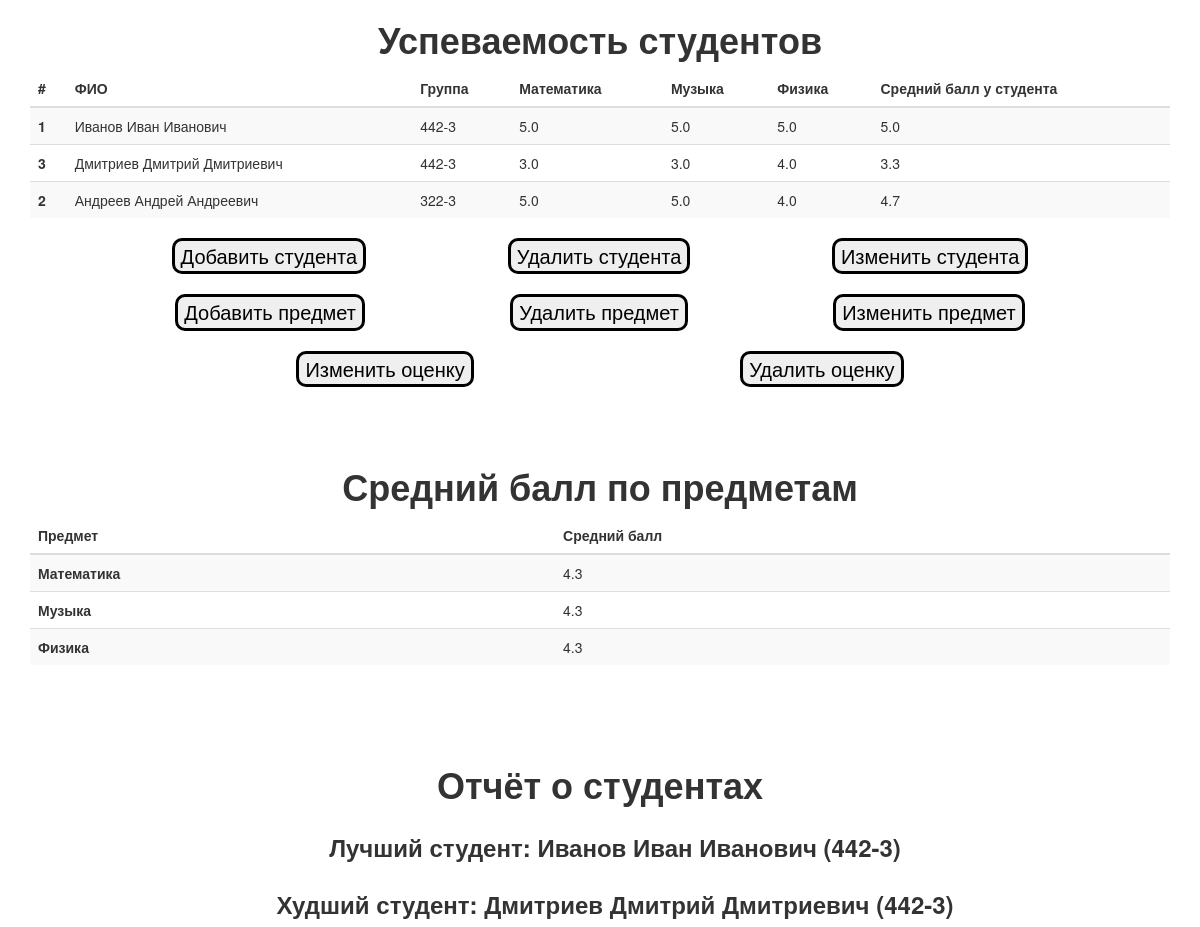
The app's page /, older data.
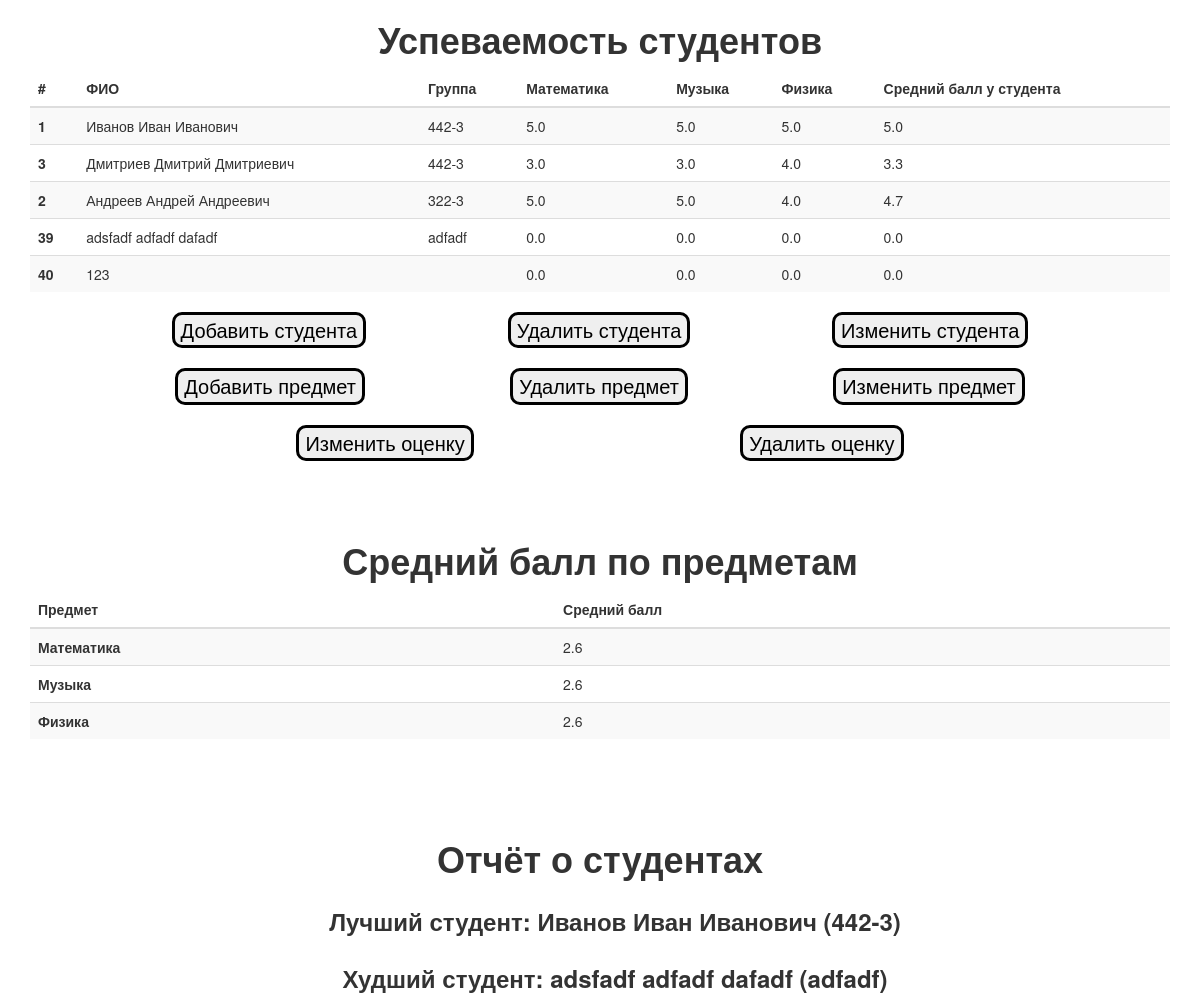
The same page, newer data.
### university/models.py (models this page shows, shortened)
class Subjects(models.Model):
    name = models.CharField(
        max_length=100,
        null=False
    )
    objects = models.Manager()

class Students(models.Model):
    surname = models.CharField(max_length=100, null=False)
    name = models.CharField(max_length=100, null=False)
    patronymic = models.CharField(max_length=100, null=False)
    group = models.CharField(max_length=10, null=False)
    objects = models.Manager()
    @property
    def fio(self):
        return f'{self.surname} {self.name} {self.patronymic}'
    def __str__(self):
        return f'{self.fio} ({self.group})'

### university/views/index_view.py (the view)
# urls.py: path('', IndexView.as_view()),
class IndexView(TemplateView):
    template_name = "index.html"
    def get_context_data(self, **kwargs):
        context = super(IndexView, self).get_context_data(**kwargs)
        scores = Scores.objects.all()
        student_scores = defaultdict(dict)
        subjects = set()
        for score in scores:
            subject_name = score.subject.name
            subjects.add(subject_name)
            student_scores[score.student][subject_name] = score.value
        subjects = sorted(subjects)
        student_statistics = [
            {
                'student': student,
                'scores': [f'{scores[subject]:.1f}' for subject in subjects],
                'average_score': f'{mean([scores[subject] for subject in subjects]):.1f}'
            }
            for student, scores in student_scores.items()
        ]
        average_scores = [
            {
                'subject': subject,
                'average_score': f'{mean([scores[subject] for _, scores in student_scores.items()]):.1f}'
            }
            for subject in subjects
        ]
        best_student = student_statistics[0]['student']
        average_score = float(student_statistics[0]['average_score'])
        for student in student_statistics[1:]:
            if float(student['average_score']) > average_score:
                best_student = student['student']
                average_score = float(student['average_score'])
        worse_student = student_statistics[0]['student']
        average_score = float(student_statistics[0]['average_score'])
        for student in student_statistics[1:]:
            if float(student['average_score']) < average_score:
                worse_student = student['student']
                average_score = float(student['average_score'])
        context.update(
            {
                'subjects': subjects,
                'student_statistics': student_statistics,
                'average_scores': average_scores,
                'best_student': best_student,
                'worse_student': worse_student
            }
        )
        return context

### university/templates/index.html (shortened to what the changed rows need)
<!DOCTYPE html>
<html>
	<head>
        <link rel="stylesheet" href="https://maxcdn.bootstrapcdn.com/bootstrap/3.3.4/css/bootstrap.min.css">
        <link rel="stylesheet" href="https://maxcdn.bootstrapcdn.com/bootstrap/3.3.4/css/bootstrap-theme.min.css">
	</head>
	<body>
        <div class="container">
            <h1 style="text-align:center; font-weight: bold;">Успеваемость студентов</h1>
            <table class="table table-striped">
                <thead>
                    <tr>
                        <th>#</th>
                        <th>ФИО</th>
                        <th>Группа</th>
                        {% for subject in subjects %}
                            <th>{{subject}}</th>
                        {% endfor %}
                        <th>Средний балл у студента</th>
                    </tr>
                </thead>
                <tbody>
                    {% for statistics in student_statistics %}
                        <tr>
                            <th scope="row">{{statistics.student.id}}</th>
                            <td>{{statistics.student.fio}}</td>
                            <td>{{statistics.student.group}}</td>
                            {% for score in statistics.scores %}
                                <td>{{score}}</td>
                            {% endfor %}
                            <td>{{statistics.average_score}}</td>
                        </tr>
                    {% endfor %}
                </tbody>
            </table>
        </div>
        <br>
        <br>
        <br>
        <br>
        <br>
        <div class="container">
            <h1 style="text-align:center; font-weight: bold;">Средний балл по предметам</h1>
            <table class="table table-striped">
                <thead>
                <tr>
                    <th>Предмет</th>
                    <th>Средний балл</th>
                </tr>
                </thead>
                <tbody>
                {% for subject in average_scores %}
                <tr>
                    <th scope="row">{{subject.subject}}</th>
                    <td>{{subject.average_score}}</td>
                </tr>
                {% endfor %}
                </tbody>
            </table>
        </div>
        <br>
        <br>
        <br>
        <div class="container">
            <h1 style="text-align:center; font-weight: bold;">Отчёт о студентах</h1>
            <div class="container" style="display: flex; justify-content: center; gap: 20px;">
                <h3 style="text-align:center; font-weight: bold;">Лучший студент: {{best_student}}</h3>
            </div>
            <div class="container" style="display: flex; justify-content: center; gap: 20px;">
                <h3 style="text-align:center; font-weight: bold;">Худший студент: {{worse_student}}</h3>
            </div>
        </div>
	</body>
</html>

Row changes from the older to the newer data that the page shows:
added Students: student.id "39", student.fio "adsfadf adfadf dafadf", student.group "adfadf", scores "0.0" "0.0" "0.0", average_score "0.0", surname+name+patronymic "adsfadf adfadf dafadf (adfadf)"
added Students: student.id "40", student.fio "123", scores "0.0" "0.0" "0.0", average_score "0.0"
Text that changed along with them:
{{ worse_student }}: "Дмитриев Дмитрий Дмитриевич (442-3)" → "adsfadf adfadf dafadf (adfadf)"
new list line: "Математика"
new list line: "2.6"
new list line: "Музыка"
new list line: "Физика"
list line gone: "Математика"
list line gone: "4.3"
list line gone: "Музыка"
list line gone: "Физика"
